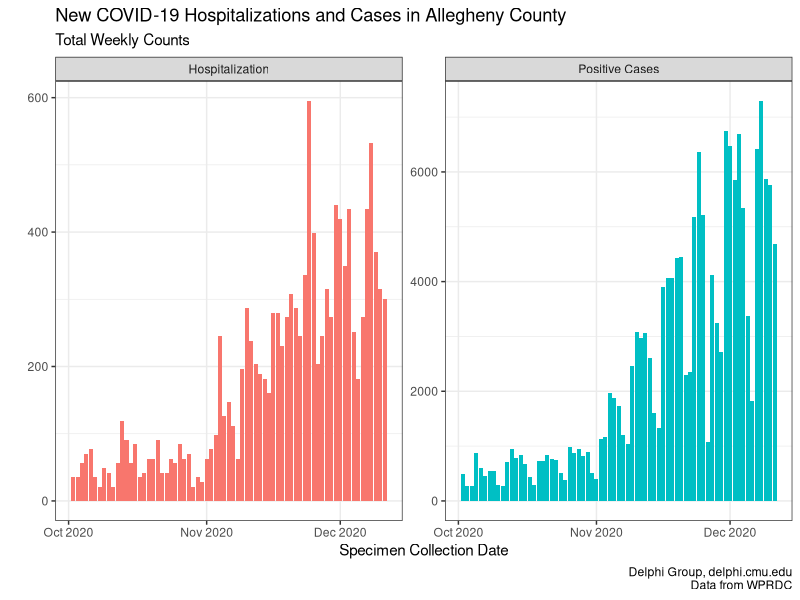
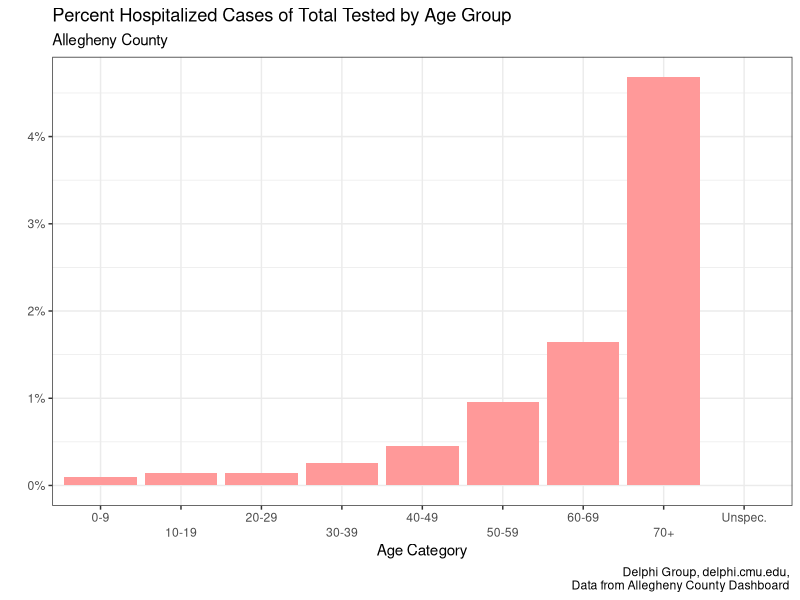
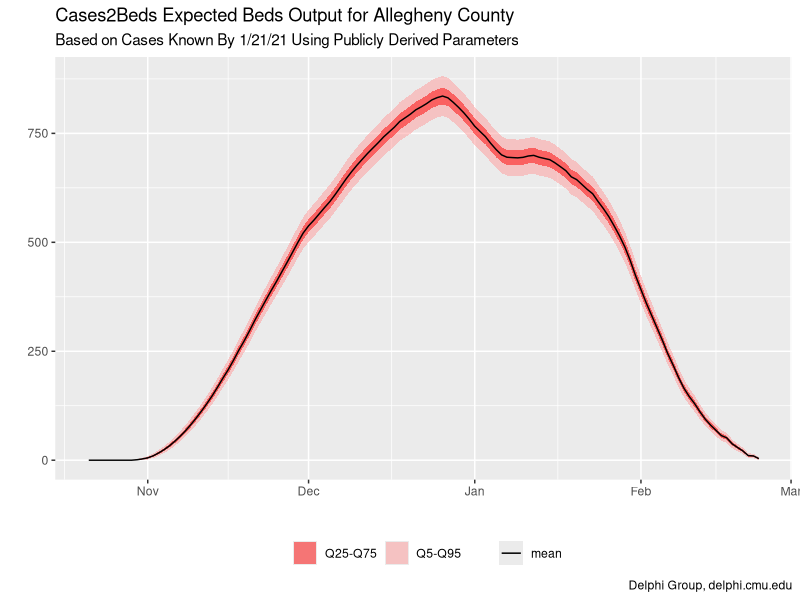
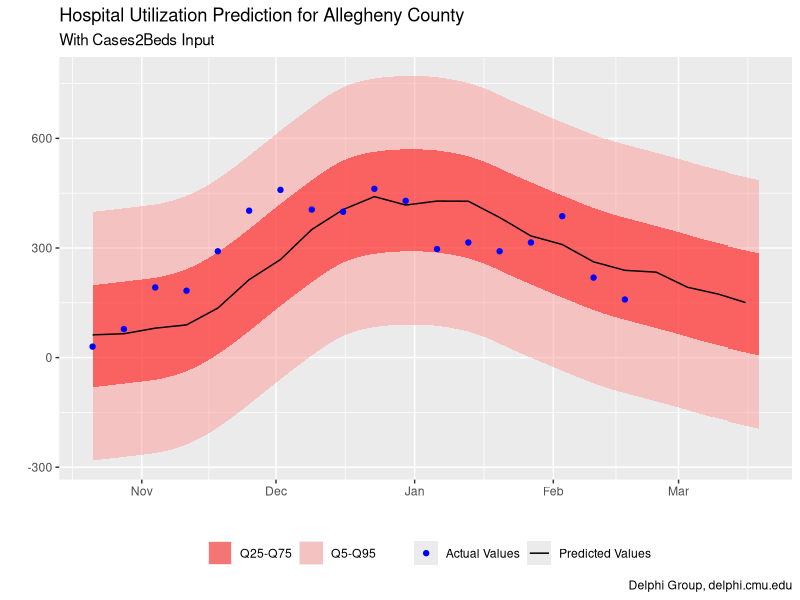
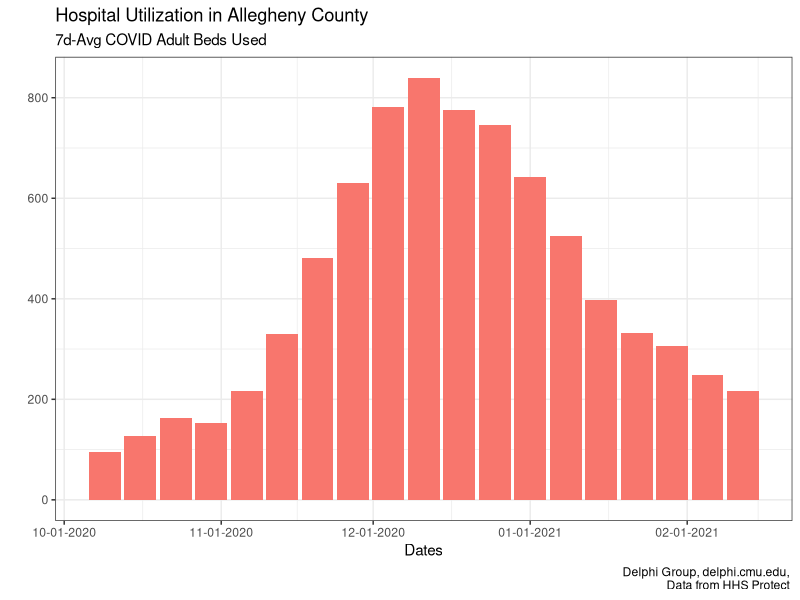

The R script that drew these images, in order:
## ---- chunk 1
library(ggplot2)
library(scales)
library(dplyr)
library("ggpubr")
library(scales)

full_df <- tibble(read.csv(file="./c2b/test_and_hosp.csv"))
full_df$collection_date <- as.Date(full_df$collection_date, "%m/%d/%y")
df2 <- data.frame(Key=rep(c("Hospitalization", "Positive Cases"), each=nrow(full_df)),
                CollectionDate=rep(c(full_df$collection_date),2),
                Counts=c(full_df$hospital_flag*7, full_df$test_result*7))
ggplot(data=df2, aes(x=CollectionDate, y=Counts, fill=Key), show.legend = FALSE) +
  geom_bar(stat="identity") +
  labs(x = "", y="",
       title = "New COVID-19 Hospitalizations and Cases in Allegheny County",
       subtitle = "Total Weekly Counts",
       caption = "Delphi Group, delphi.cmu.edu\nData from WPRDC") +
  theme_bw() +
  guides(color = FALSE) + facet_wrap(.~Key, scales = "free") + scale_x_date(name="Specimen Collection Date", date_breaks="1 month", minor_breaks=NULL, date_labels="%b %Y")+ theme(legend.position = "none")

## ---- chunk 2
df4 <- data.frame(
                Race=c('0-9','10-19','20-29','30-39','40-49','50-59','60-69','70+','Unspec.'),
                Rate=c(0.1*0.01,0.14*0.01, 0.14*0.01, 0.13*0.02, 0.15*0.03, 0.16*0.06, 0.15*0.11, 0.18*0.26, 0.01*0.01 ))

ggplot(data=df4, aes(x=Race, y=Rate)) +
  geom_bar(stat="identity", fill="#FF9999") +
  labs(x = "Age Category", y = "",
       title = "Percent Hospitalized Cases of Total Tested by Age Group ",
       subtitle = "Allegheny County",
       caption = "Delphi Group, delphi.cmu.edu, \nData from Allegheny County Dashboard ") +
  theme_bw() +
  guides(color = FALSE) +
  scale_x_discrete(guide = guide_axis(n.dodge=2)) +scale_y_continuous(labels = scales::percent)
## ---- chunk 3

full_df <- tibble(read.csv(file="./c2b/C2B_output.csv"))
full_df$dates <- as.Date(full_df$dates, "%m/%d/%y")

ggplot(data=full_df) +
  geom_ribbon(aes(x = dates, ymin = Q5, ymax = Q95, fill="Q5-Q95"))+
  geom_ribbon(aes(x = dates, ymin = Q25, ymax = Q75, fill="Q25-Q75")) +
  geom_line(aes(x = dates, y = mean,color = "mean"), fill="black") +
  labs(x = "", y = "",
       title = "Cases2Beds Expected Beds Output for Allegheny County",
       subtitle = "Based on Cases Known By 1/21/21 Using Publicly Derived Parameters",
        caption = "Delphi Group, delphi.cmu.edu") +
      scale_colour_manual("",values="black")+
      scale_fill_manual("",values=c(alpha("red", 0.5), alpha("#FF9999", 0.5)))+ theme(legend.position="bottom")
## ---- chunk 4
full_df <- tibble(read.csv(file="./c2b/hosp_util.csv"))
full_df$Train_dates <- as.Date(full_df$Train_dates, "%m/%d/%y")
full_df$Pred_dates <- as.Date(full_df$Pred_dates, "%m/%d/%y")
full_df$All_dates <- as.Date(full_df$All_dates, "%m/%d/%y")
dat <- full_df$All_dates[seq(1, length(full_df$All_dates), 7)]
length(dat) <- nrow(full_df)

pred <- full_df$All_pred_y[seq(1, length(full_df$All_pred_y), 7)]
length(pred) <- nrow(full_df)
pred2 <- full_df$Train_y[seq(1, length(full_df$Train_y), 7)]
length(pred2) <- nrow(full_df)

full_df$dat <-dat
full_df$pred <-pred
full_df$pred2 <-pred2

ggplot(data=full_df) +
  geom_ribbon(aes(x = All_dates, ymin = Q5, ymax = Q95, fill="Q5-Q95"))+
  geom_ribbon(aes(x = All_dates, ymin = Q25, ymax = Q75, fill="Q25-Q75")) +
  geom_line(aes(x = dat, y = pred, color = "Predicted Values"))+
  geom_point(aes(x = dat, y = pred2, color = "Actual Values"))+
  labs(x = "", y = "",
       title = "Hospital Utilization Prediction for Allegheny County",
       subtitle = "With Cases2Beds Input",
        caption = "Delphi Group, delphi.cmu.edu") +
      scale_colour_manual("",values=c( "blue", "black", "black"))+
      scale_fill_manual("",values=c(alpha("red", 0.5), alpha("#FF9999", 0.5)))+ theme(legend.position="bottom")


## ---- chunk 5

full_df <- tibble(read.csv(file="./c2b/uncensored_HHS.csv"))
full_df$dates <- as.Date(full_df$dates, "%m/%d/%y")

df2 <- data.frame(Key=rep(c("7d-Avg COVID Adult Beds Used"), each=nrow(full_df)),
                Date=rep(c(full_df$dates)),
                Counts=c(full_df$total_adult_covid_avg) + c(full_df$total_pediatric_covid_avg))
ggplot(data=df2, aes(x=Date, y=Counts, fill=Key)) +
  geom_bar(stat="identity", position="identity") + scale_x_date(labels=date_format("%m-%d-%Y"))+
  labs(x = "Dates", y = "",
       title = "Hospital Utilization in Allegheny County",
       subtitle = "7d-Avg COVID Adult Beds Used",
        caption = "Delphi Group, delphi.cmu.edu, \n Data from HHS Protect ") +
  theme_bw() +
  guides(color = FALSE)+ theme(legend.position = "none")
